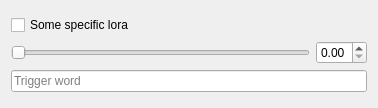
<?xml version="1.0" encoding="UTF-8"?>
<ui version="4.0">
 <class>Form</class>
 <widget class="QWidget" name="Form">
  <property name="geometry">
   <rect>
    <x>0</x>
    <y>0</y>
    <width>378</width>
    <height>108</height>
   </rect>
  </property>
  <property name="windowTitle">
   <string>Form</string>
  </property>
  <layout class="QGridLayout" name="gridLayout_2">
   <item row="0" column="0">
    <layout class="QGridLayout" name="gridLayout">
     <item row="4" column="0">
      <widget class="QLineEdit" name="trigger_word">
       <property name="toolTip">
        <string>&lt;html&gt;&lt;head/&gt;&lt;body&gt;&lt;p&gt;Some LoRA require a trigger word to activate.&lt;/p&gt;&lt;p&gt;Make a note here for your records.&lt;/p&gt;&lt;/body&gt;&lt;/html&gt;</string>
       </property>
       <property name="placeholderText">
        <string>Trigger word</string>
       </property>
      </widget>
     </item>
     <item row="3" column="0">
      <layout class="QHBoxLayout" name="horizontalLayout">
       <item>
        <widget class="QSlider" name="scaleSlider">
         <property name="maximum">
          <number>100</number>
         </property>
         <property name="orientation">
          <enum>Qt::Horizontal</enum>
         </property>
        </widget>
       </item>
       <item>
        <widget class="QDoubleSpinBox" name="scaleSpinBox">
         <property name="maximum">
          <double>1.000000000000000</double>
         </property>
         <property name="singleStep">
          <double>0.010000000000000</double>
         </property>
        </widget>
       </item>
      </layout>
     </item>
     <item row="0" column="0">
      <widget class="QCheckBox" name="enabledCheckbox">
       <property name="text">
        <string>Some specific lora</string>
       </property>
      </widget>
     </item>
    </layout>
   </item>
  </layout>
 </widget>
 <resources/>
 <connections/>
</ui>
